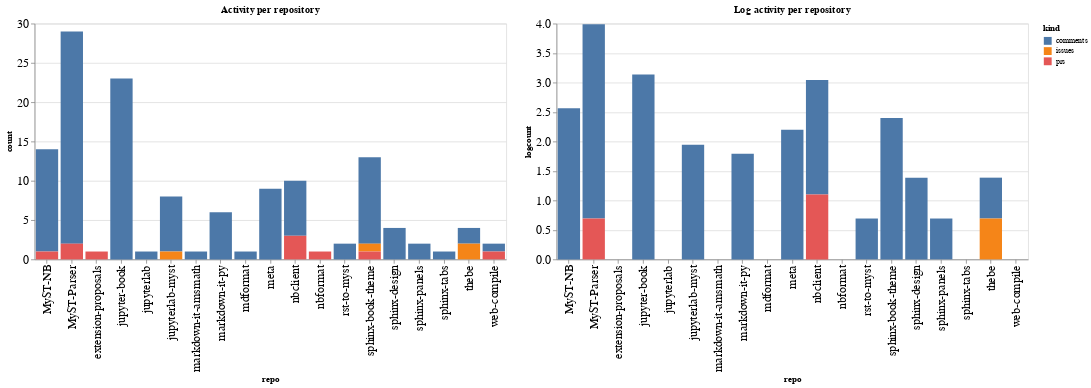

Notebook source saved alongside this figure:
### Code cell
ch1 = alt.Chart(repo_summaries, width=600, title="Activity per repository").mark_bar().encode(
    x='repo',
    y='count',
    color='kind',
    tooltip="kind"
)

ch2 = alt.Chart(repo_summaries, width=600, title="Log activity per repository").mark_bar().encode(
    x='repo',
    y='logcount',
    color='kind',
    tooltip="kind"
)

ch1 | ch2

### Figure 1 — Vega-Lite specification as saved in the notebook (floating-point values rounded to 4 significant figures)
{"config": {"axisLeft": {"labelFontSize": 15}, "axisBottom": {"labelFontSize": 15}}, "hconcat": [{"mark": "bar", "encoding": {"color": {"type": "nominal", "field": "kind"}, "tooltip": {"type": "nominal", "field": "kind"}, "x": {"type": "nominal", "field": "repo"}, "y": {"type": "quantitative", "field": "count"}}, "title": "Activity per repository", "width": 600}, {"mark": "bar", "encoding": {"color": {"type": "nominal", "field": "kind"}, "tooltip": {"type": "nominal", "field": "kind"}, "x": {"type": "nominal", "field": "repo"}, "y": {"type": "quantitative", "field": "logcount"}}, "title": "Log activity per repository", "width": 600}], "data": {"name": "data-7fcdbf2e603ec5b31d1fe27e69c77423"}, "$schema": "https://vega.github.io/schema/vega-lite/v4.8.1.json", "datasets": {"data-7fcdbf2e603ec5b31d1fe27e69c77423": [{"repo": "MyST-NB", "kind": "comments", "count": 13, "logcount": 2.565}, {"repo": "MyST-NB", "kind": "prs", "count": 1, "logcount": 0.0}, {"repo": "MyST-Parser", "kind": "comments", "count": 27, "logcount": 3.296}, {"repo": "MyST-Parser", "kind": "prs", "count": 2, "logcount": 0.6931}, {"repo": "extension-proposals", "kind": "prs", "count": 1, "logcount": 0.0}, {"repo": "jupyter-book", "kind": "comments", "count": 23, "logcount": 3.135}, {"repo": "jupyterlab", "kind": "comments", "count": 1, "logcount": 0.0}, {"repo": "jupyterlab-myst", "kind": "comments", "count": 7, "logcount": 1.946}, {"repo": "jupyterlab-myst", "kind": "issues", "count": 1, "logcount": 0.0}, {"repo": "markdown-it-amsmath", "kind": "comments", "count": 1, "logcount": 0.0}, {"repo": "markdown-it-py", "kind": "comments", "count": 6, "logcount": 1.792}, {"repo": "mdformat", "kind": "comments", "count": 1, "logcount": 0.0}, {"repo": "meta", "kind": "comments", "count": 9, "logcount": 2.197}, {"repo": "nbclient", "kind": "comments", "count": 7, "logcount": 1.946}, {"repo": "nbclient", "kind": "prs", "count": 3, "logcount": 1.099}, {"repo": "nbformat", "kind": "prs", "count": 1, "logcount": 0.0}, {"repo": "rst-to-myst", "kind": "comments", "count": 2, "logcount": 0.6931}, {"repo": "sphinx-book-theme", "kind": "comments", "count": 11, "logcount": 2.398}, {"repo": "sphinx-book-theme", "kind": "issues", "count": 1, "logcount": 0.0}, {"repo": "sphinx-book-theme", "kind": "prs", "count": 1, "logcount": 0.0}, {"repo": "sphinx-design", "kind": "comments", "count": 4, "logcount": 1.386}, {"repo": "sphinx-panels", "kind": "comments", "count": 2, "logcount": 0.6931}, {"repo": "sphinx-tabs", "kind": "comments", "count": 1, "logcount": 0.0}, {"repo": "thebe", "kind": "comments", "count": 2, "logcount": 0.6931}, {"repo": "thebe", "kind": "issues", "count": 2, "logcount": 0.6931}, {"repo": "web-compile", "kind": "comments", "count": 1, "logcount": 0.0}, {"repo": "web-compile", "kind": "prs", "count": 1, "logcount": 0.0}]}}
